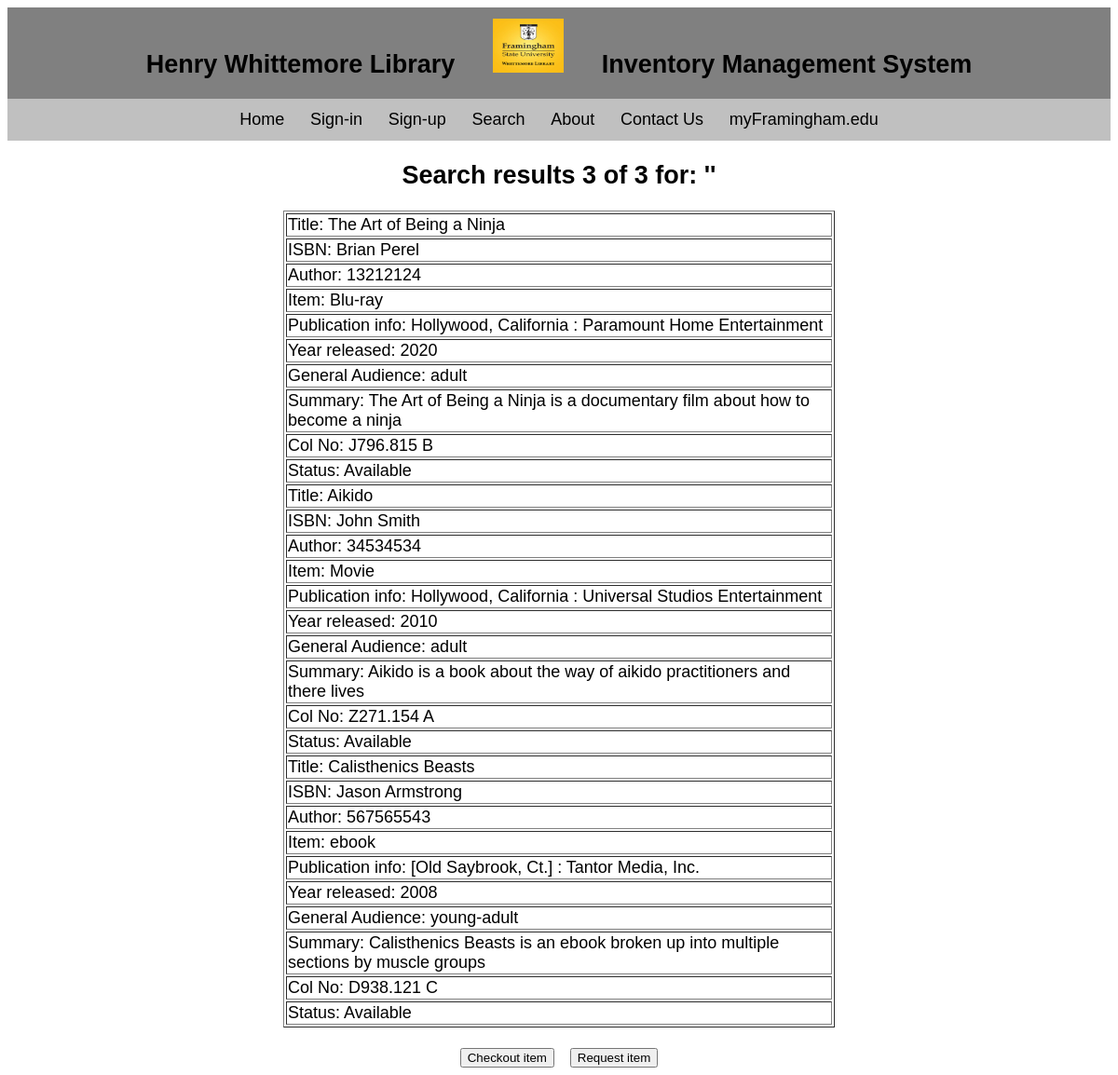
Screenshot of /letterFind.php with the database file from the repository.
### tables this page shows
CREATE TABLE `items` (`Item_Name` varchar(255),
`Author` varchar(255),
`ISBN` int(15),
`Publication_Info` varchar(255),
`Year_of_Release` varchar(255),
`General_Audience` varchar(255), 
`Summary` varchar(255), 
`Item_Type` varchar(255),
`Col_No` varchar(255),
`Status` varchar(255));

### letterFind.php (the view, shortened to what this page needs)
<!DOCTYPE html>
<html>
	<head>
		<link rel="stylesheet" href="css/main.css">
		<link rel="stylesheet" href="https://cdnjs.cloudflare.com/ajax/libs/font-awesome/4.7.0/css/font-awesome.min.css">
		</head>
		<body>
			<center><div class="class1">
				<h2>Henry Whittemore Library</h2>
				<a href="index.htm"><img src="icons/1.jpg" alt="Smiley face" width="100px" height="70px" style="padding-top: 1%"></img></a>
				<h2>Inventory Management System</h2><br><br>
			</div>
			<div class="class2">
				<a href="index.php">Home</a>
				<a href="signIn.php">Sign-in</a>
				<a href="signUp.php">Sign-up</a>
				<a href="advSearch.php">Search</a>
				<a href="#BodyText">About</a>
				<a href="#contact">Contact Us</a>
				<a href="https://www.framingham.edu/" target="_blank">myFramingham.edu</a>
			</div>
			<?php
				$con = new PDO('mysql:host=localhost:3306;dbname=librarysite;charset=utf8mb4','root');
				$SearchLetter = $_GET['by'];
				$sql = $con -> query("SELECT * FROM items WHERE Item_Name LIKE '" . $SearchLetter . "%'");
			    $results = $sql -> fetchAll(PDO::FETCH_ASSOC);
				echo '<h2 align=center>Search results ' . sizeof($results) . ' of ' . sizeof($results) . '  for: \'' . $SearchLetter . '\' </h2>';
				if(sizeof($results) == 0) {
					echo '<center>No items match your search</center><div style="margin-bottom: 24%"></div>';
				}
				else {
				echo "<table align='center' width='50%' height='120%' border=solid black 1px>";
				for($i = 0; $i < sizeof($results); $i++) {
					echo'<tr><td>' . 'Title: ' . $results[$i]['Item_Name'] . '</td></tr>';
					echo'<tr><td>' . 'ISBN: ' . $results[$i]['Author'] . '</td></tr>';
					echo'<tr><td>' . 'Author: ' . $results[$i]['ISBN'] . '</td></tr>';
					echo'<tr><td>' . 'Item: ' . $results[$i]['Item_Type'] . '</td></tr>';
					echo'<tr><td>' . 'Publication info: ' . $results[$i]['Publication_Info'] . '</td></tr>';
					echo'<tr><td>' . 'Year released: ' . $results[$i]['Year_of_Release'] . '</td></tr>';
					echo'<tr><td>' . 'General Audience: ' . $results[$i]['General_Audience'] . '</td></tr>';
					echo'<tr><td>' . 'Summary: ' . $results[$i]['Summary'] . '</td></tr>';
					echo'<tr><td>' . 'Col No: ' . $results[$i]['Col_No'] . '</td></tr>';
					echo'<tr><td>' . 'Status: ' . $results[$i]['Status'] . '</td></tr>';
					}
				echo '</table><br>';
			}
			?>
			<form action='checkout.php' method='post'>
				<center><button style='margin-right: 1%' name='Aikido'>Checkout item</button>
				<button name='request'>Request item</button></center>
			</form>
		</body>
	</head>
</html>

### css/main.css (style rules this page uses)
body { font-family: Arial; font-size: 18px; }
div.class1 { background-color: #808080; }
div.class1 * { display: inline; padding-left: 1%; padding-right: 1%; }
div.class2 { background-color: #C0C0C0; padding: 1% 2% 1% 2%; }
div.class2 * { padding-left: 1%; padding-right: 1%; color: black; text-decoration: none; }
* { box-sizing: border-box; }

### rows the page displays
items: Item_Name "The Art of Being a Ninja", Author "Brian Perel", ISBN "13212124", Item_Type "Blu-ray", Publication_Info "Hollywood, California : Paramount Home Entertainment", Year_of_Release "2020", General_Audience "adult", Summary "The Art of Being a Ninja is a documentary film about how to become a ninja", Col_No "J796.815 B", Status "Available"
items: Item_Name "Aikido", Author "John Smith", ISBN "34534534", Item_Type "Movie", Publication_Info "Hollywood, California : Universal Studios Entertainment", Year_of_Release "2010", General_Audience "adult", Summary "Aikido is a book about the way of aikido practitioners and there lives", Col_No "Z271.154 A", Status "Available"
items: Item_Name "Calisthenics Beasts", Author "Jason Armstrong", ISBN "567565543", Item_Type "ebook", Publication_Info "[Old Saybrook, Ct.] : Tantor Media, Inc.", Year_of_Release "2008", General_Audience "young-adult", Summary "Calisthenics Beasts is an ebook broken up into multiple sections by muscle groups", Col_No "D938.121 C", Status "Available"

### other values shown
sizeof($results) "3"
